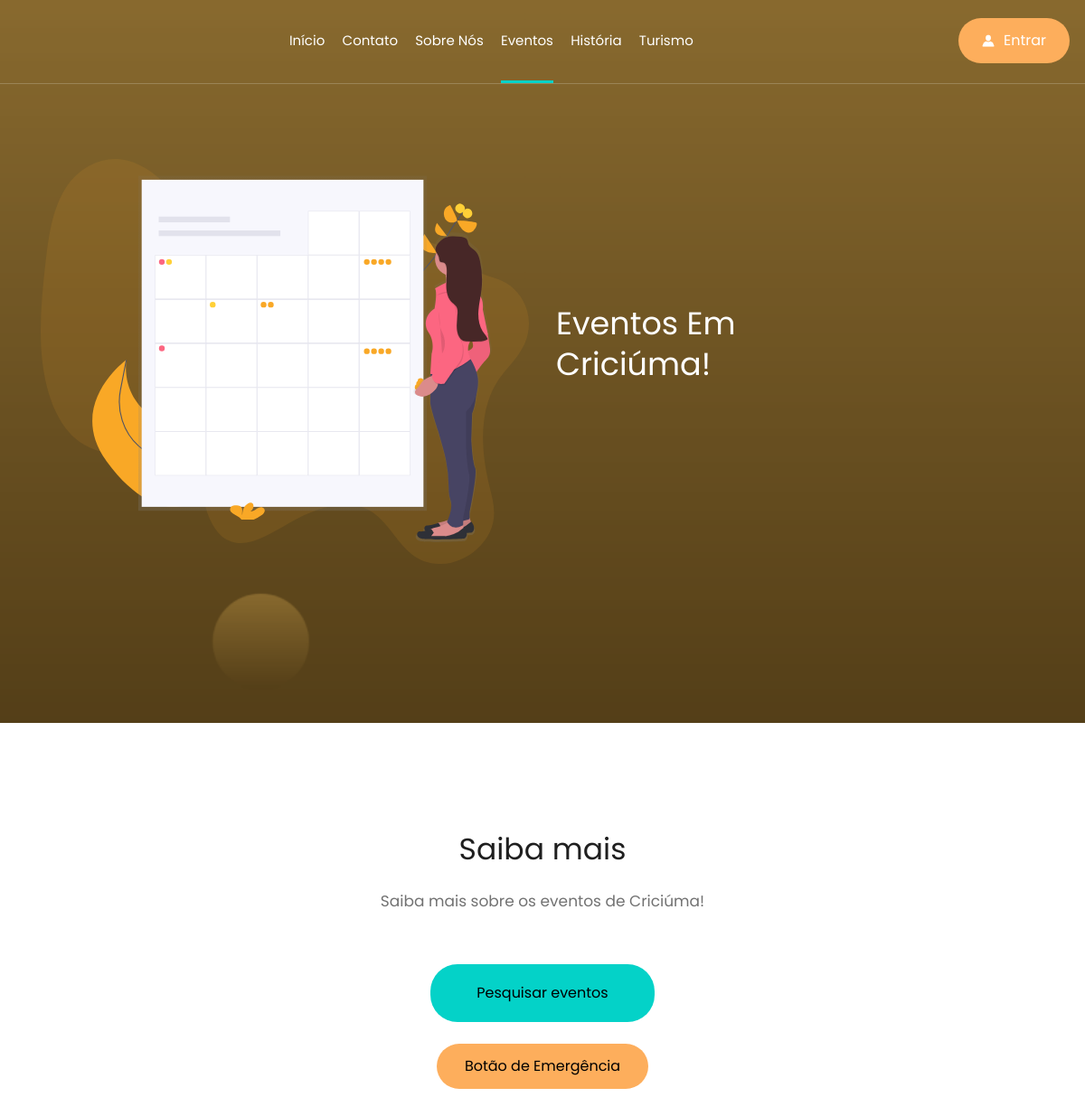
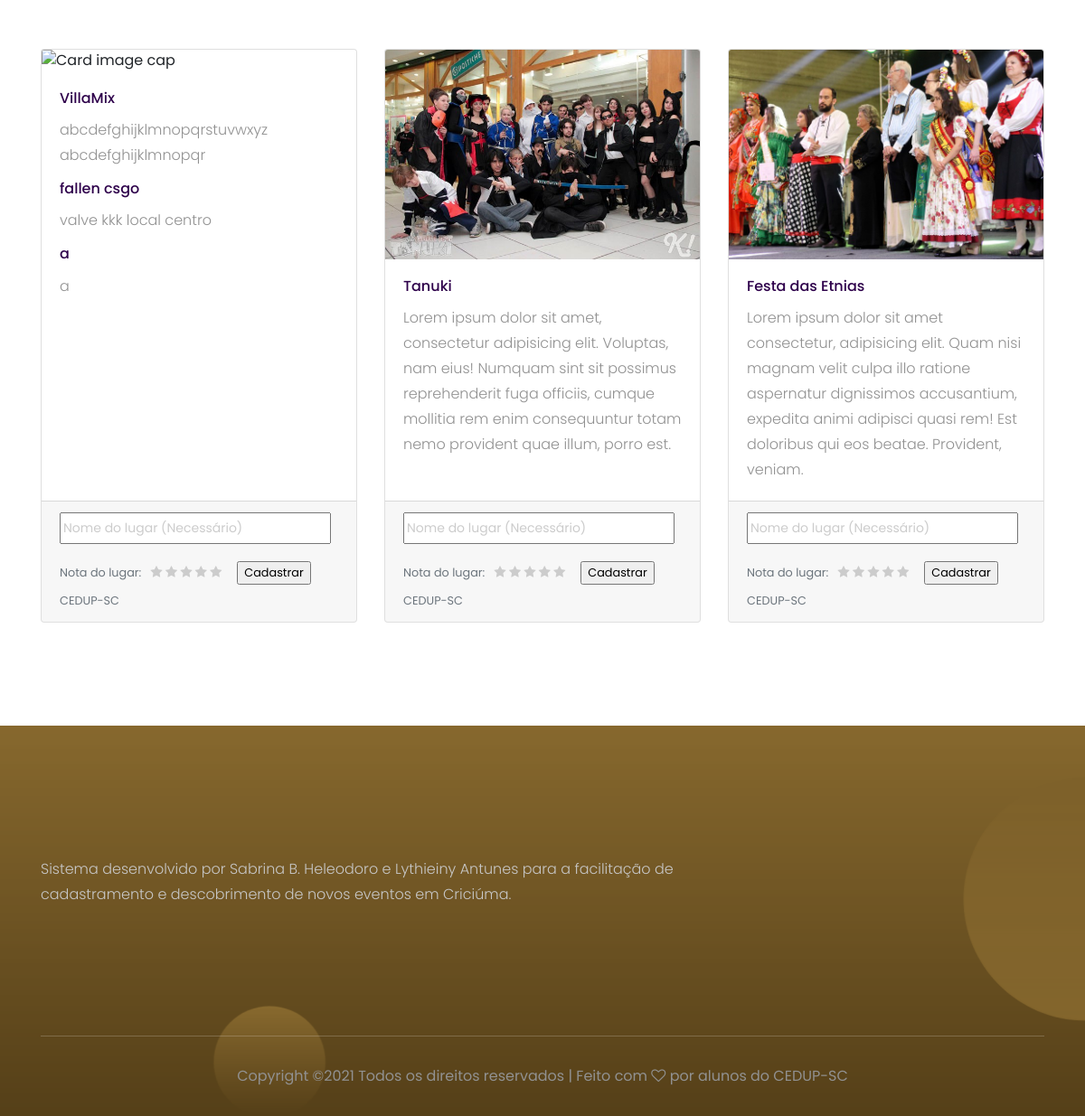
Screenshot of /src/views/events.php with the database file from the repository (2 pictures, top to bottom).
### tables this page shows
CREATE TABLE `events` (
  `id` int(11) NOT NULL AUTO_INCREMENT,
  `name` varchar(45) DEFAULT NULL,
  `email` varchar(45) DEFAULT NULL,
  `local` varchar(45) DEFAULT NULL,
  `data_evento` date DEFAULT NULL,
  PRIMARY KEY (`id`)
);

### src/views/events.php (the view, shortened to what this page needs)
<?php
include("../../mysql.php");
?>
<!doctype html>
<html class="no-js" lang="zxx">
<head>
    <link rel="stylesheet" href="../../css/bootstrap.min.css">
    <link rel="stylesheet" href="../../css/owl.carousel.min.css">
    <link rel="stylesheet" href="../../css/magnific-popup.css">
    <link rel="stylesheet" href="../../css/font-awesome.min.css">
    <link rel="stylesheet" href="../../css/themify-icons.css">
    <link rel="stylesheet" href="../../css/nice-select.css">
    <link rel="stylesheet" href="../../css/flaticon.css">
    <link rel="stylesheet" href="../../css/gijgo.css">
    <link rel="stylesheet" href="../../css/animate.css">
    <link rel="stylesheet" href="//maxcdn.bootstrapcdn.com/font-awesome/4.3.0/css/font-awesome.min.css">
    <link rel="stylesheet" href="../../css/slicknav.css">
    <link rel="stylesheet" href="../../css/style.css">
</head>
<body>
    <header>
	<div class="header-area ">
		<div id="sticky-header" class="main-header-area">
			<div class="container-fluid p-0">
				<div class="row align-items-center no-gutters">
					<div class="col-xl-2 col-lg-2">
						<div class="logo-img">
						</div>
					</div>
					<div class="col-xl-7 col-lg-7">
						<div class="main-menu  d-none d-lg-block">
							<nav>
                            <ul id="navigation">
									<li><a href="../../index.php">Início</a></li>
									<li><a href="contact.php">Contato</a></li>
                                    <li><a href="about.php">Sobre Nós</a></li>
                                    <li><a class="active" href="events.php">Eventos</a></li>
                                    <li><a href="history.php">História</a></li>
                                    <li><a href="tourism.php">Turismo</a></li>
								</ul>
							</nav>
						</div>
					</div>
					<div class="col-xl-3 col-lg-3 d-none d-lg-block">
						<div class="log_chat_area d-flex align-items-center">
							<div class="live_chat_btn">
								<a class="boxed_btn_orange login" href="../login/login_view.php">
									<i class="flaticon-user"></i>
									<span>Entrar</span>
								</a>
							</div>
						</div>
					</div>
					<div class="col-12">
					</div>
				</div>
			</div>
		</div>
	</div>
</header>
    <div class="slider_area ">
        <div class="single_slider d-flex align-items-center justify-content-center slider_bg_1">
            <div class="container">
                <div class="row align-items-center justify-content-center">
                    <div class="col-xl-6 col-md-6">
                        <div class="illastrator_png">
                            <img src="../../img/evento.svg" alt="">
                        </div>
                    </div>
                    <div class="col-xl-6 col-md-6">
                        <div class="slider_info">
                            <h3>Eventos em<br>Criciúma!
                                </h3>
                        </div>
                    </div>
                </div>
            </div>
        </div>
    </div>
    <div class="our_courses">
        <div class="container">
            <div class="row">
                <div class="col-xl-12">
                    <div class="section_title text-center mb-100">
                        <h3>Saiba mais</h3>
                        <p>Saiba mais sobre os eventos de Criciúma!<br><br><br>
                        <p><a href="../../pesquisar.php" class="boxed_btn">Pesquisar eventos</a>
                        </p><br>
                        <a href="../../emergency.php" class="boxed_btn_orange login">Botão de Emergência</a>
                    </div>
                </div>
            </div>
<br>
<?php
    mysqli_set_charset($db, "utf8");
    $sql = "select * from events";
    $resultado = mysqli_query($db, $sql);
    $arquivo = $_FILES['arquivo']['name'];
?>
<div class="card-deck">
  <div class="card">
    <img class="card-img-top" src="../../img/<?=$arquivo?>" alt="Card image cap">
    <div class="card-body">
      <?php
      while($linha = mysqli_fetch_assoc($resultado)){
     echo "<h5 class=\"card-title\">".$linha['name']."</h5>";
     echo "<p class=\"card-text\">".$linha['local']."</p>";
      }?>
    <div class="col-md-12">
        </div>
    </div>
    <div class="card-footer">
      <small class="text-muted">
      <form method="POST" action="processa.php" enctype="multipart/form-data">
			<div class="estrelas">
      <input type="text" name="lugar" placeholder="Nome do lugar (Necessário)" style="width: 300px; height: 35px;"><br><br>
     Nota do lugar: &nbsp;
				<label for="estrela_um"><i class="fa"></i></label>
				<label for="estrela_dois"><i class="fa"></i></label>
				<label for="estrela_tres"><i class="fa"></i></label>
				<label for="estrela_quatro"><i class="fa"></i></label>
				<label for="estrela_cinco"><i class="fa"></i></label>
				<input type="submit"  value="Cadastrar">
			</div>
		  </form>
      </small>
      <small class="text-muted">CEDUP-SC</small>
    </div>
  </div>
  <div class="card">
    <img class="card-img-top" src="../../img/tanuki.jpg" alt="Card image cap">
    <div class="card-body">
      <h5 class="card-title">Tanuki</h5>
      <p class="card-text">Lorem ipsum dolor sit amet, consectetur adipisicing elit. Voluptas, nam eius! Numquam sint sit possimus reprehenderit fuga officiis, cumque mollitia rem enim consequuntur totam nemo provident quae illum, porro est.</p>
    </div>
    <div class="card-footer">
      <small class="text-muted">
      <form method="POST" action="processa.php" enctype="multipart/form-data">
			<div class="estrelas">
      <input type="text" name="lugar" placeholder="Nome do lugar (Necessário)" style="width: 300px; height: 35px;"><br><br>
     Nota do lugar: &nbsp;
				<label for="estrela_um"><i class="fa"></i></label>
				<label for="estrela_dois"><i class="fa"></i></label>
				<label for="estrela_tres"><i class="fa"></i></label>
				<label for="estrela_quatro"><i class="fa"></i></label>
				<label for="estrela_cinco"><i class="fa"></i></label>
				<input type="submit"  value="Cadastrar">
			</div>
		  </form>
      </small>
      <small class="text-muted">CEDUP-SC</small>
    </div>
  </div>
  <div class="card">
    <img class="card-img-top" src="../../img/etnia.jpg" alt="Card image cap">
    <div class="card-body">
      <h5 class="card-title">Festa das Etnias</h5>
      <p class="card-text">Lorem ipsum dolor sit amet consectetur, adipisicing elit. Quam nisi magnam velit culpa illo ratione aspernatur dignissimos accusantium, expedita animi adipisci quasi rem! Est doloribus qui eos beatae. Provident, veniam.</p>
    </div>
    <div class="card-footer">
      <small class="text-muted">
      <form method="POST" action="processa.php" enctype="multipart/form-data">
			<div class="estrelas">
      <input type="text" name="lugar" placeholder="Nome do lugar (Necessário)" style="width: 300px; height: 35px;"><br><br>
     Nota do lugar: &nbsp;
				<label for="estrela_um"><i class="fa"></i></label>
				<label for="estrela_dois"><i class="fa"></i></label>
				<label for="estrela_tres"><i class="fa"></i></label>
				<label for="estrela_quatro"><i class="fa"></i></label>
				<label for="estrela_cinco"><i class="fa"></i></label>
				<input type="submit"  value="Cadastrar">
			</div>
		  </form>
      </small>
      <small class="text-muted">CEDUP-SC</small>
    </div>
  </div>
</div>
<br>
        </div>
    </div>
    <footer class="footer footer_bg_1">
        <div class="footer_top">
            <div class="container">
                <div class="row">
                    <div class="col-xl-4 col-md-6 col-lg-4">
                        <div class="footer_widget">
                            <p>
                                Sistema desenvolvido por Sabrina B. Heleodoro e Lythieiny Antunes para a facilitação de cadastramento e descobrimento de novos eventos em Criciúma.
                            </p>
                        </div>
                    </div>
                </div>
            </div>
        </div>
        <div class="copy-right_text">
            <div class="container">
                <div class="footer_border"></div>
                <div class="row">
                    <div class="col-xl-12">
                        <p class="copy_right text-center">
Copyright &copy;<script>document.write(new Date().getFullYear());</script> Todos os direitos reservados | Feito com <i class="fa fa-heart-o" aria-hidden="true"></i> por alunos do CEDUP-SC
                        </p>
                    </div>
                </div>
            </div>
        </div>
    </footer>
</body>
</html>

### rows the page displays
events: name "VillaMix", local "abcdefghijklmnopqrstuvwxyz abcdefghijklmnopqr"
events: name "fallen csgo", local "valve kkk local centro"
events: name "a", local "a"
